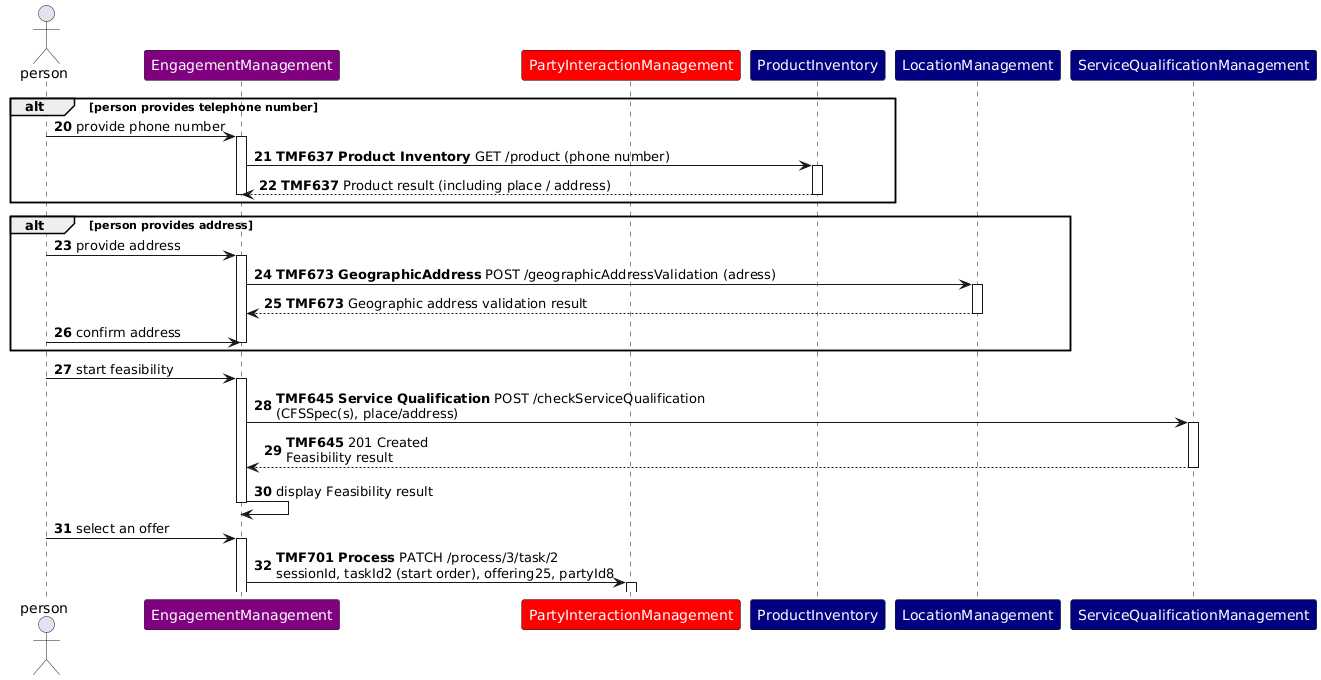
#> input picture dist/consumer/knowledge/use-cases/TMFS002/media/fiber-eligibility-test-address-retrieval-sequence.png, 1321 x 680 px
$ python -i image_scan.py   (imports and definitions only)
#> lines starting #> are read from the running program, lines starting #| are printed output that depends on the picture
"""Flag images in a .docx that may contain clip-art, icons or other
artwork of outside origin.

Two kinds of signal, both automatic:

1. Metadata (always run, standard library only):
   - Office icons inserted from Word's Insert > Icons (an svgBlip), or a
     picture whose name or alt text says icon, clip art, graphic or stock.
   - WMF/EMF pictures, the format of Office clip art.
   - Author, copyright, creator or software fields in the picture file
     (PNG text chunks, JPEG EXIF/XMP).

2. Pictograms (needs Pillow and numpy; skipped with a note if missing):
   finds small, isolated, irregular shapes that aren't text, boxes,
   lines, arrows or circles, which is what icons and clip-art figures
   look like inside a diagram. Each is reported as:
   - "multi-colour": 12+ colours, typical of clip-art or illustrations;
   - "monochrome": fewer colours, typical of icons and pictograms.
   This is a heuristic. It points at images to look at; it doesn't prove
   anything was copied, and it can miss artwork or flag a shape that is
   the author's own.

Usage: python -I image_scan.py <input.docx> <output-dir>
Writes <output-dir>/image_flags.txt and prints the same report.
"""

import os  # noqa: E402
import sys  # noqa: E402
sys.path.insert(0, os.path.dirname(os.path.abspath(__file__)))  # -I leaves the script's folder off the path
import graceful  # noqa: E402  (clear messages when files, folders or packages are missing)
# [1 line not run here, left out]
import hashlib
import os
import re
import struct
import sys
import zipfile
from collections import deque

NAME_HINT = re.compile(r"icon|clip ?art|clipart|graphic \d|stock|shutterstock|getty|istock|freepik|flaticon|vecteezy", re.I)
META_KEYS = re.compile(rb"(Artist|Copyright|Author|Creator|Software|Rights|Source|Credit)", re.I)
DOC_PR = re.compile(r'<(?:wp:docPr|xdr:cNvPr) ([^>]*)>.*?(?:r:embed="([^"]+)")', re.S)
ATTR = re.compile(r'(\w+)="([^"]*)"')
REL = re.compile(r'<Relationship [^>]*?Id="([^"]+)"[^>]*?Target="([^"]+)"')

# Pictogram detector settings (pixels refer to the picture as stored).
BG_DIFF = 48            # how far from the background colour counts as ink
MIN_H, MAX_H = 16, 160  # icon height range; smaller is text, larger is a panel
MIN_W, MAX_W = 14, 200
ASPECT = (0.5, 2.2)     # icons are roughly square
FILL = (0.15, 0.72)     # share of the bounding box inked: not a line, not a solid box
SOLIDITY = (0.42, 0.72) # share of the convex hull inked: arrows/circles are near 1
MULTI_COLOUR = 12       # distinct colours (in 32-level steps) for clip-art

# TM Forum's own images, by SHA-256 of the file, reported as such and not scanned.
KNOWN_OWN = {
    "b0777e4b69f9cae89d307e922e448db7de1fbe338b47ab262e5a7304e5000e9f": "TM Forum logo",
}


# [101 lines left out: functions metadata_flags, components, solidity, pictograms, not called in this run]


def main(src, dst):
    sys.stdout.reconfigure(encoding="utf-8")
    z = zipfile.ZipFile(src)
    names = [n for n in z.namelist() if not n.endswith("/")]  # skip folder entries ("word/media/")
    if "word/document.xml" in names:
        doc = z.read("word/document.xml").decode("utf-8")
        rels = dict(REL.findall(z.read("word/_rels/document.xml.rels").decode("utf-8")))
        media_dir = "word/media/"
    else:  # a .xlsx workbook: pictures sit in its drawings, each drawing with its own rels
        drawings = sorted(n for n in names if re.match(r"xl/drawings/drawing\d+\.xml$", n))
        doc = "".join(z.read(n).decode("utf-8") for n in drawings)
        rels = {}
        for n in drawings:
            r = "xl/drawings/_rels/%s.rels" % os.path.basename(n)
            if r in names:
                rels.update(REL.findall(z.read(r).decode("utf-8")))
        media_dir = "xl/media/"

    doc_flags = {}
    for attrs, rid in DOC_PR.findall(doc):
        a = dict(ATTR.findall(attrs))
        text = " ".join(filter(None, (a.get("name"), a.get("descr"), a.get("title"))))
        target = os.path.basename(rels.get(rid, ""))
        if target and NAME_HINT.search(text):
            doc_flags.setdefault(target, []).append('name/alt text: "%s"' % text[:120])
    if "svgBlip" in doc:
        doc_flags.setdefault("(document)", []).append(
            "%d Office icon(s) inserted as SVG (Insert > Icons)" % doc.count("svgBlip"))

    try:
        import numpy  # noqa: F401
        from PIL import Image  # noqa: F401
        pixel_ok = True
    except ImportError:
        pixel_ok = False

    lines = []
    if not pixel_ok:
        lines.append("NOTE: Pillow/numpy not installed - pictogram detection skipped; metadata checks only.")
    for target, flags in doc_flags.items():
        if target == "(document)":
            lines += ["(document): %s" % f for f in flags]
    for name in sorted((n for n in names if n.startswith(media_dir)),
                       key=lambda n: [int(t) if t.isdigit() else t for t in re.split(r"(\d+)", n)]):
        base = os.path.basename(name)
        data = z.read(name)
        known = KNOWN_OWN.get(hashlib.sha256(data).hexdigest())
        if known:
            lines.append("%s: known TM Forum image (%s)" % (base, known))
            continue
        flags =doc_flags.get(base, []) + metadata_flags(base, data)
        if pixel_ok and os.path.splitext(base)[1].lower() in (".png", ".jpg", ".jpeg", ".gif", ".bmp"):
            try:
                found = pictograms(data)
            except Exception as e:  # unreadable picture: say so rather than stop
                flags.append("pictogram check failed: %s" % e)
                found = []
            multi = [f for f in found if f[4] >= MULTI_COLOUR]
            mono = [f for f in found if f[4] < MULTI_COLOUR]
            for label, group in (("multi-colour (clip-art/illustration)", multi), ("monochrome (icon/pictogram)", mono)):
                if group:
                    where = ", ".join("%dx%d at (%d,%d)" % (w, h, x, y) for x, y, w, h, _ in group[:6])
                    flags.append("%d %s shape(s): %s%s" % (len(group), label, where, " ..." if len(group) > 6 else ""))
        lines.append("%s: %s" % (base, "FLAGGED - " + "; ".join(flags) if flags else "no signals"))

    os.makedirs(dst, exist_ok=True)
    with open(os.path.join(dst, "image_flags.txt"), "w", encoding="utf-8") as f:
        f.write("\n".join(lines) + "\n")
    print("\n".join(lines))


# [4 lines not run here, left out]

>>> import cv2
>>> picture = cv2.imread('../../../../consumer/knowledge/use-cases/TMFS002/media/fiber-eligibility-test-address-retrieval-sequence.png', cv2.IMREAD_GRAYSCALE)
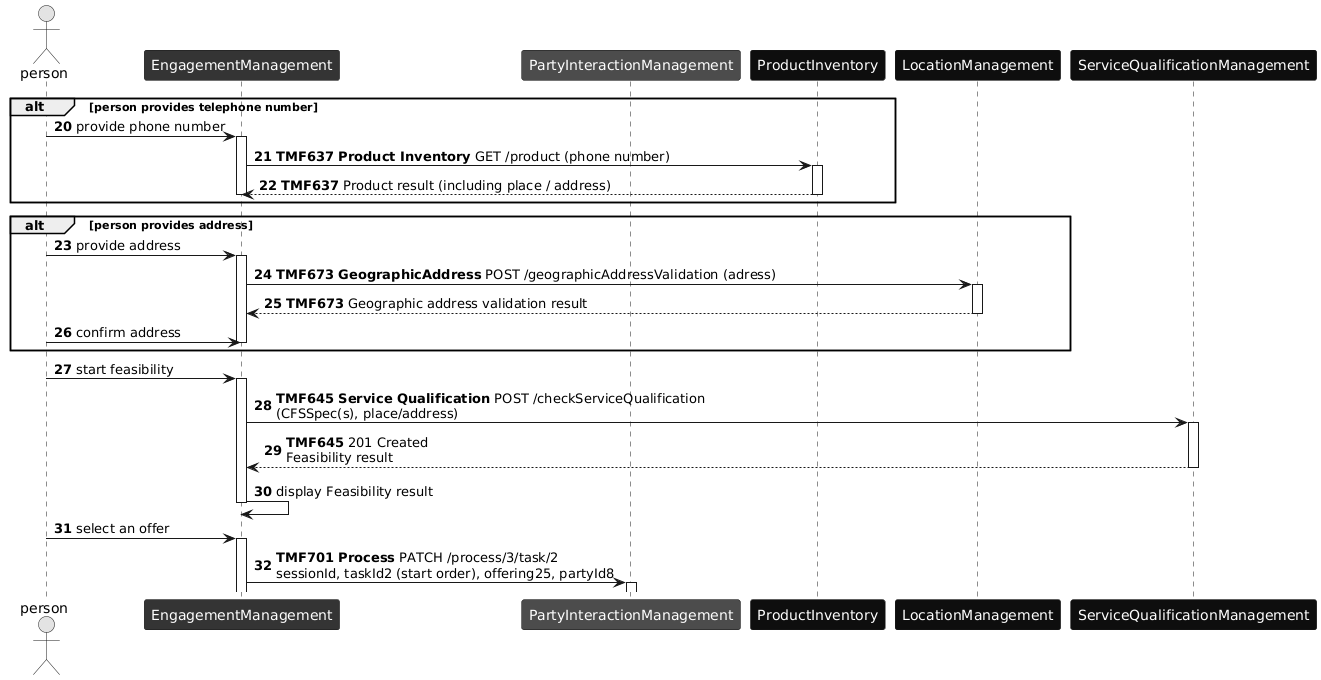
#> picture: shape (680, 1321); min 0, max 255, mean 233.7
>>> result = main(picture, 'out.png')
#> (the run stopped early here; a loop or call above may not have finished)

$ run again, on dist/consumer/knowledge/use-cases/TMFS002/media/fiber-eligibility-test-previous-sequence.png
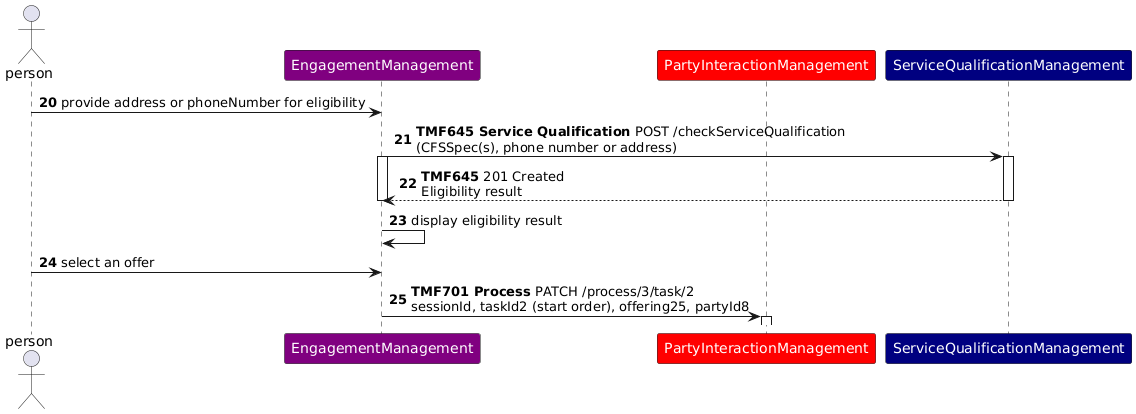
#> input picture dist/consumer/knowledge/use-cases/TMFS002/media/fiber-eligibility-test-previous-sequence.png, 1136 x 414 px
#> `picture = cv2.imread('../../../../consumer/knowledge/use-cases/TMFS002..`:
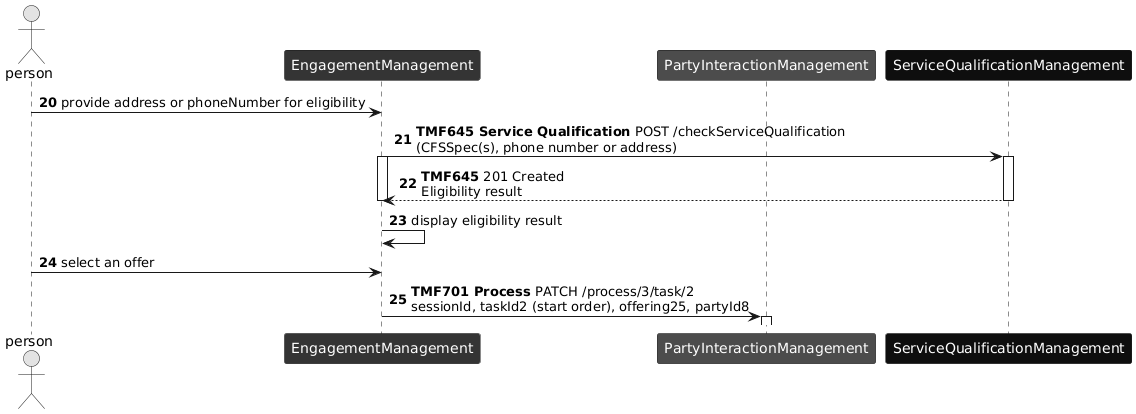
#> picture: shape (414, 1136); min 0, max 255, mean 233.4

$ run again, on dist/consumer/knowledge/use-cases/TMFS002/media/line-of-product-screen-sequence.png
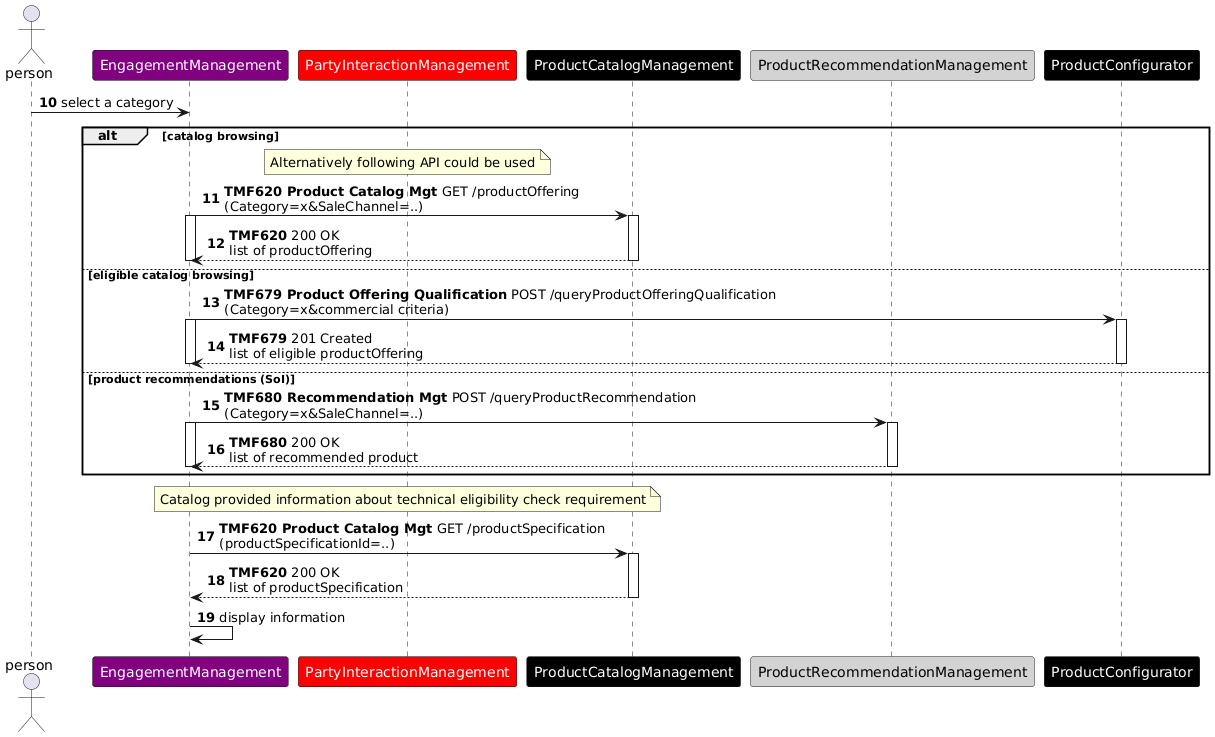
#> input picture dist/consumer/knowledge/use-cases/TMFS002/media/line-of-product-screen-sequence.png, 1215 x 737 px
#> `picture = cv2.imread('../../../../consumer/knowledge/use-cases/TMFS002..`:
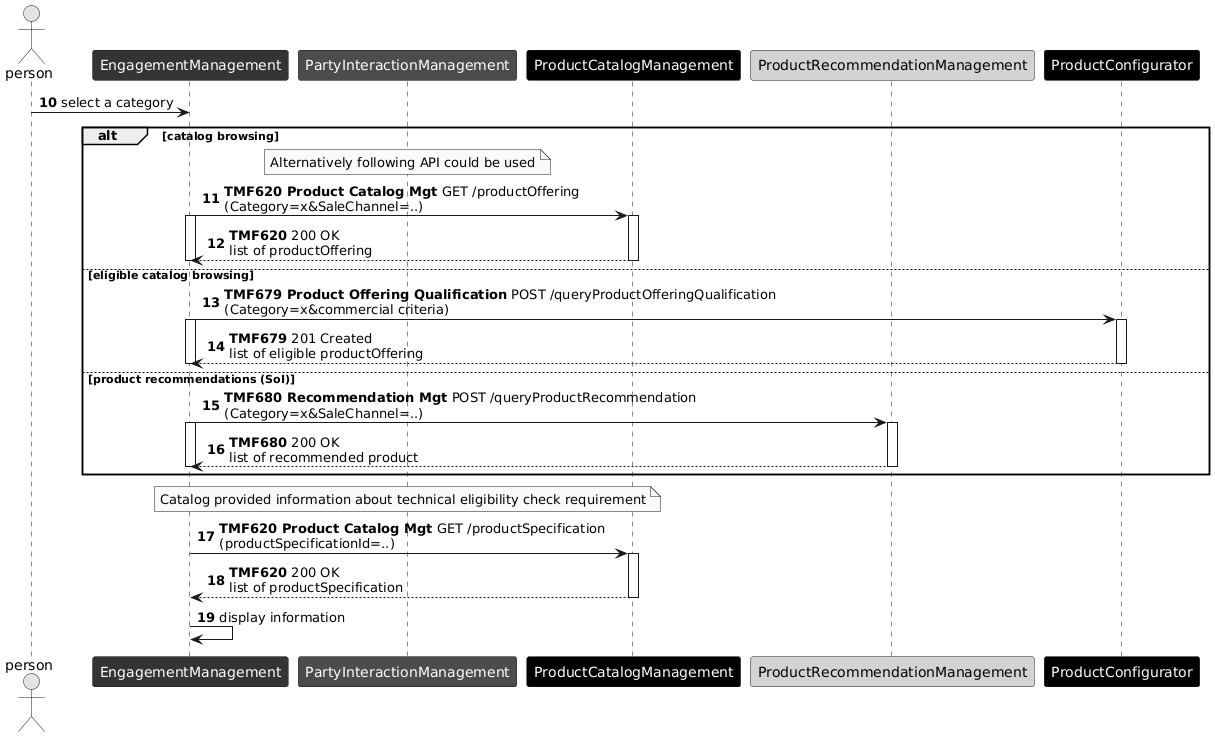
#> picture: shape (737, 1215); min 0, max 255, mean 234.1
